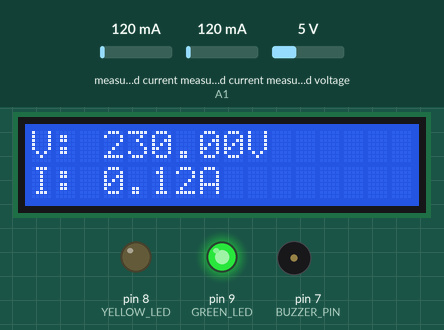
Bench run of a sketch on a simulated Arduino Uno, built with avr-gcc and run on an emulated ATmega328P. On the bench: 16×2 character LCD, output pins drawn as LEDs (lit = HIGH), buzzer (waves = sounding, pin HIGH). The test bench sets the inputs (shaded band); at power-on: measured current (sensor on A1) 120 mA, measured voltage 5 V, measured current 120 mA. What the sketch prints to the serial monitor is not drawn.

Above: at 2.8 s.
2.9 s: measured current (sensor on A1) set to 40 mA
At 6.0 s:
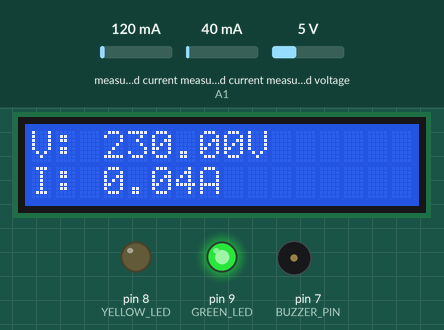
6.2 s: measured voltage set to 0.3 V
At 9.3 s:
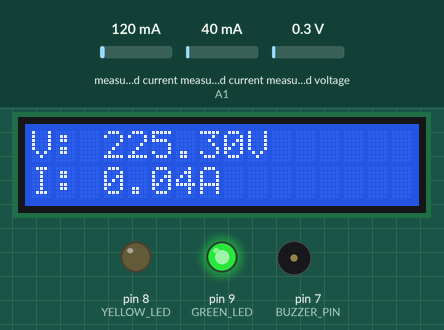
9.5 s: measured current (sensor on A1) set to 500 mA
At 12.6 s:
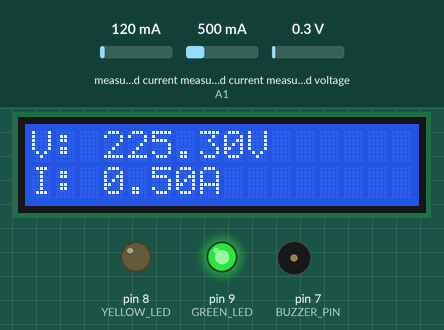
12.8 s: measured voltage set to 3.8 V
At 15.9 s:
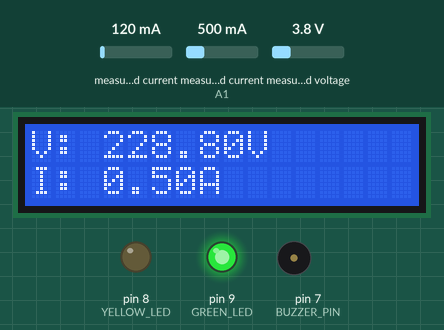
16.1 s: measured current (sensor on A1) set to 1000 mA
At 19.2 s:
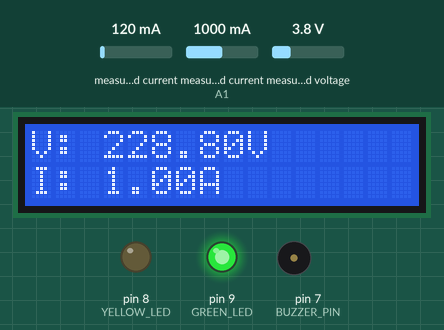
19.4 s: measured voltage set to 7.5 V
At 22.1 s:
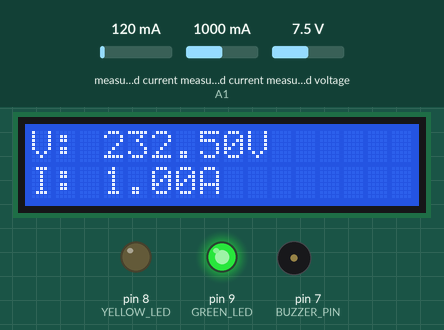
Timing chart, 0 to 23.6 s (numbered marks = the images above; inputs shaded):
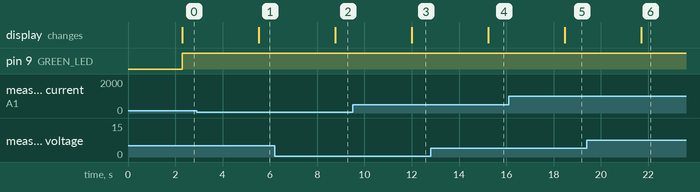

Measured:
- after the input at 2.9 s, the display: changes after 2.6 s (image 1)
- after the input at 6.2 s, the display: changes after 2.6 s (image 2)
- after the input at 9.5 s, the display: changes after 2.5 s (image 3)
- after the input at 12.8 s, the display: changes after 2.4 s (image 4)
- after the input at 16.1 s, the display: changes after 2.4 s (image 5)
- after the input at 19.4 s, the display: changes after 2.3 s (image 6)

The sketch:

apartment_power_alert_system.ino
```cpp
#include <Wire.h>
#include <LiquidCrystal_I2C.h>
#include "EmonLib.h"  // EmonLib for Voltage & Current Sensing

#define VOLT_PIN A0   // Voltage Sensor (ZMPT101B) on A0
#define CURR_PIN A1   // Current Sensor (ZMCT103C) on A1

#define BUZZER_PIN 7  // Buzzer Pin
#define YELLOW_LED 8  // Yellow LED (Power Low Indicator)
#define GREEN_LED 9   // Green LED (Power Normal Indicator)
#define BUTTON_PIN 6  // Button to stop buzzer

#define VOLT_CAL 590  // Voltage Calibration Factor (Adjust as needed)
#define CURR_CAL 30.0 // Current Calibration Factor (Adjust as needed)

LiquidCrystal_I2C lcd(0x27, 16, 2);  // LCD I2C Address 0x27 (16x2 Display)
EnergyMonitor emon1;  // Voltage Monitor
EnergyMonitor emon2;  // Current Monitor

bool powerLost = false;
bool buzzerTriggered = false;
unsigned long lowVoltageStart = 0;  // Track when voltage drops
const unsigned long DEBOUNCE_TIME = 5000;  // 5 sec debounce for power loss detection

// Function to get stable voltage using averaging (5 samples for fast response)
float getStableVoltage() {
  float sum = 0;
  int readings = 5;
  for (int i = 0; i < readings; i++) {
    emon1.calcVI(20, 2000);
    sum += emon1.Vrms;
    delay(20);
  }
  return sum / readings;
}

// Function to get stable current (5 samples for fast response)
float getStableCurrent() {
  float sum = 0;
  int readings = 5;
  for (int i = 0; i < readings; i++) {
    emon2.calcVI(20, 2000);
    sum += emon2.Irms;
    delay(20);
  }
  return sum / readings;
}

void setup() {
  Serial.begin(9600);
  lcd.init();
  lcd.backlight();

  pinMode(BUZZER_PIN, OUTPUT);
  pinMode(YELLOW_LED, OUTPUT);
  pinMode(GREEN_LED, OUTPUT);
  pinMode(BUTTON_PIN, INPUT_PULLUP);  // Set button with internal pull-up resistor

  emon1.voltage(VOLT_PIN, VOLT_CAL, 1.7);  // Voltage Calibration
  emon2.current(CURR_PIN, CURR_CAL);       // Current Calibration
}

void loop() {
  float voltage = getStableVoltage();
  float current = getStableCurrent();

  Serial.print("Voltage: ");
  Serial.print(voltage);
  Serial.print(" V | Current: ");
  Serial.print(current);
  Serial.println(" A");

  lcd.clear();
  lcd.setCursor(0, 0);

  if (voltage >= 90) {  // Normal power
    lcd.print("V: "); lcd.print(voltage); lcd.print("V");
    lcd.setCursor(0, 1);
    lcd.print("I: "); lcd.print(current); lcd.print("A");

    digitalWrite(GREEN_LED, HIGH);  // Green LED ON
    digitalWrite(YELLOW_LED, LOW);  // Yellow LED OFF

    if (powerLost) {  // Power restored after loss
      Serial.println("Power Restored! Beeping for 1 min.");
      beepPattern(60000, 500, 500);  // Beep ON/OFF for 1 min
      powerLost = false;  // Reset power loss flag
    }

    buzzerTriggered = false;  // Allow future power loss detection
    lowVoltageStart = 0;  // Reset low voltage timer
  }
  else {  // Voltage below 90V (Power Loss)
    if (lowVoltageStart == 0) {
      lowVoltageStart = millis();  // Start timing power loss
    } else if (millis() - lowVoltageStart > DEBOUNCE_TIME && !buzzerTriggered) {
      lcd.print("Power OFF");
      digitalWrite(GREEN_LED, LOW);   // Green LED OFF
      digitalWrite(YELLOW_LED, HIGH); // Yellow LED ON

      Serial.println("Voltage Low! Continuous Buzzer ON for 1 min.");
      continuousBeep(60000);  // Continuous beep for 1 minute
      buzzerTriggered = true;  // Ensure buzzer triggers only once per power loss
      powerLost = true;  // Mark power as lost
    }
  }

  delay(1000);  // Refresh every second
}

// Function for continuous buzzer (Power Lost)
void continuousBeep(unsigned long duration) {
  unsigned long startTime = millis();
  digitalWrite(BUZZER_PIN, HIGH);  // Turn buzzer ON

  while (millis() - startTime < duration) {
    if (digitalRead(BUTTON_PIN) == LOW) {  // Check if button is pressed
      Serial.println("Buzzer Stopped by Button!");
      digitalWrite(BUZZER_PIN, LOW);  // Turn off buzzer
      return;  // Exit function
    }
    delay(100);  // Small delay to avoid rapid button reads
  }

  digitalWrite(BUZZER_PIN, LOW);  // Ensure buzzer turns OFF after timeout
}

// Function for beeping pattern (Power Restored)
void beepPattern(unsigned long duration, unsigned long onTime, unsigned long offTime) {
  unsigned long startTime = millis();

  while (millis() - startTime < duration) {
    if (digitalRead(BUTTON_PIN) == LOW) {  // Check if button is pressed
      Serial.println("Buzzer Stopped by Button!");
      digitalWrite(BUZZER_PIN, LOW);  // Turn off buzzer
      return;  // Exit function
    }

    digitalWrite(BUZZER_PIN, HIGH);
    delay(onTime);
    digitalWrite(BUZZER_PIN, LOW);
    delay(offTime);
  }
}
```
